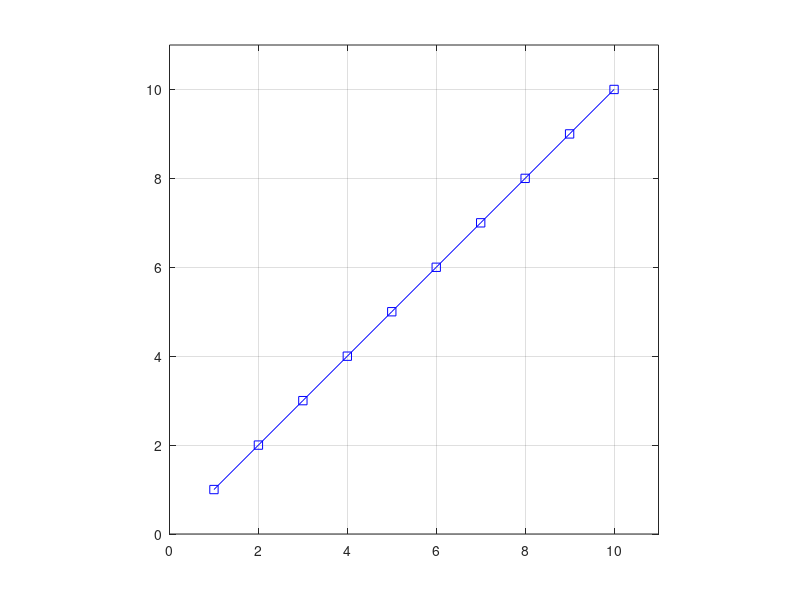

MATLAB code for this plot: (Note: this script raises an error after producing the figure.)
% Plot data - a line from (1,1) to (10,10).
h=plot(1:10, 'bs-')
grid on;
axis equal;
xlim([0 11]);
ylim([0 11]);
datacursormode on;
% Enlarge figure to full screen.
screenSize = get(0,'ScreenSize')
set(gcf, 'units','pixels','outerposition', screenSize);
% Ask user to click on a point.
uiwait(msgbox('Click near any data point'));
% Print the x,y coordinates - will be in plot coordinates
[x,y] = ginput(1) % Will be close to 5,5 but not exactly.
% Mark where they clicked with a cross.
hold on;
plot(x,y, 'r+', 'MarkerSize', 20, 'LineWidth', 3);
% Print the coordinate, but this time in figure space.
% Coordinates will be way different, like 267, 196 instead of 5,5.
cpFigure = get(gcf, 'CurrentPoint')
cpAxis = get(gca, 'CurrentPoint')
% Print coordinates on the plot.
label = sprintf('(%.1f, %.1f) = (%.1f, %.1f) in figure space', x, y, cpFigure(1), cpFigure(2));
text(x+.2, y, label);
% Tell use what ginput, cpFigure, and cpAxis are.
message = sprintf('ginput = (%.3f, %.3f)\nCP Axis = [%.3f, %.3f\n              %.3f, %.3f]\nCP Figure = (%.3f, %.3f)\n',...
	x, y, cpAxis(1,1), cpAxis(1,2), cpAxis(2,1), cpAxis(2,2), cpFigure(1), cpFigure(2));
uiwait(msgbox(message));
% Retrieve the x and y data from the plot
xdata = get(h, 'xdata')
ydata = get(h, 'ydata')
% Scan the actual ploted points, figuring out which one comes closest to 5,5
distances = sqrt((x-xdata).^2+(y-ydata).^2)
[minValue minIndex] = min(distances)
% Print the distances next to each data point
for k = 1 : length(xdata)
	label = sprintf('D = %.2f', distances(k));
	text(xdata(k)+.2, ydata(k), label, 'FontSize', 14);
end
% Draw a line from her point to the closest point.
plot([x xdata(minIndex)], [y, ydata(minIndex)], 'r-');
% Tell her what data point she clicked closest to
message = sprintf('You clicked closest to point (%d, %d)',...
	xdata(minIndex), ydata(minIndex));
helpdlg(message);